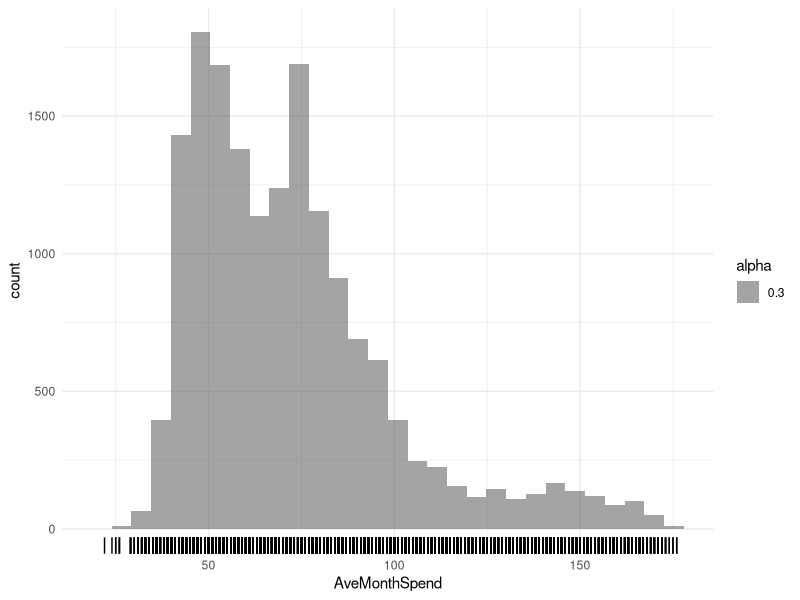
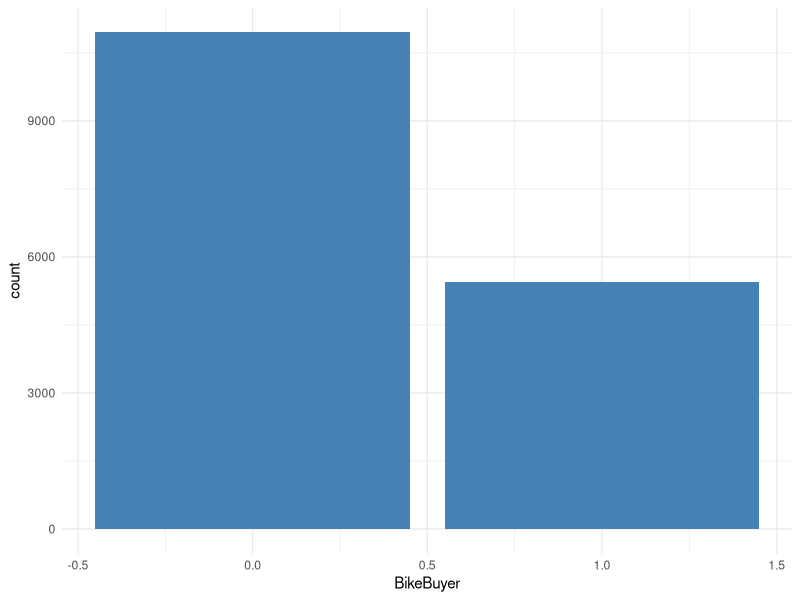
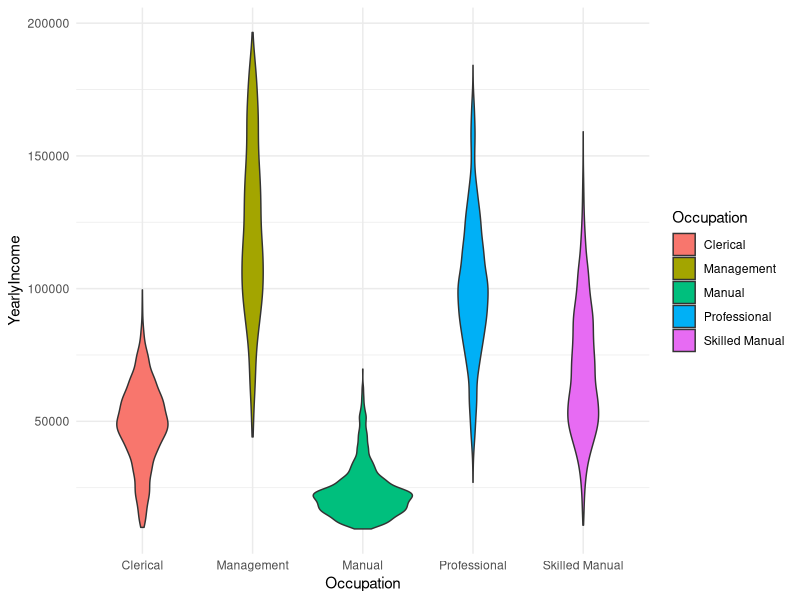

Source code (R) for these figures, in order:
## ---- chunk 1
knitr::opts_chunk$set(echo = TRUE)
## ---- chunk 2
suppressPackageStartupMessages(library(magrittr))
suppressPackageStartupMessages(library(tidyverse))
suppressPackageStartupMessages(library(lubridate))
## ---- chunk 3
customerInfo <- read.csv("AdvWorksCusts.csv", stringsAsFactors = FALSE)
bikeBuyer    <- read.csv("AW_BikeBuyer.csv")
spend        <- read.csv("AW_AveMonthSpend.csv")
## ---- chunk 4
customerInfo %>% str()
bikeBuyer %>% str()
spend %>% str()
## ---- chunk 5
countNA <- function(x) {is.na(x) %>% sum()}

apply( customerInfo,2,countNA )
apply( bikeBuyer,   2,countNA )
apply( spend,       2,countNA )
## ---- chunk 6
customerInfo %>% nrow()

customerInfo %<>% .[!duplicated(.),]
bikeBuyer %<>% .[!duplicated(.),]
spend %<>% .[!duplicated(.),]

cat( 
  customerInfo %>% nrow(),
  bikeBuyer %>% nrow(),
  spend %>% nrow() 
)
## ---- chunk 7
cat(
  customerInfo$CustomerID %>% unique() %>% length(),
  bikeBuyer$CustomerID %>% unique() %>% length(),
  spend$CustomerID %>% unique() %>% length()
)
## ---- chunk 8
bikeBuyer %>% head %>% as.tibble
## ---- chunk 9
keepOldest <- function(df){
  
  df %<>% .[nrow(.)[1]:1,] #reverse the order of rows in the df
  df %<>% distinct( #keep the first CustomerID, drop the rest
    CustomerID , .keep_all = TRUE) 
  df %<>% .[nrow(.)[1]:1,] #change the df order back to normal
  df
  
}

customerInfo %<>% keepOldest()
bikeBuyer %<>% keepOldest()
spend %<>% keepOldest()

cat(
  nrow(customerInfo),
  nrow(bikeBuyer),
  nrow(spend)
)
## ---- chunk 10
customerData <- left_join(customerInfo, bikeBuyer, by = "CustomerID") %>% 
  left_join(., spend, by = "CustomerID")
## ---- chunk 11
ggplot(customerData) + 
  geom_histogram(aes(x = AveMonthSpend, alpha = .3)) + 
  geom_rug(aes(x = AveMonthSpend)) + 
  theme_minimal()
## ---- chunk 12
cat(
  summary(customerData$AveMonthSpend),
  sd(customerData$AveMonthSpend)
)
## ---- chunk 13
ggplot(customerData, aes(x = BikeBuyer)) + 
  geom_bar(fill = "steelblue") +
  theme_minimal()
## ---- chunk 14
ggplot(customerData, aes(x=Occupation, y=YearlyIncome, fill=Occupation)) +
  geom_violin() + 
  theme_minimal()
## ---- chunk 15
customerData %>% 
  group_by(Occupation) %>% 
  summarize(medianIncome = median(YearlyIncome), n = n()) %>% 
  arrange(medianIncome)
